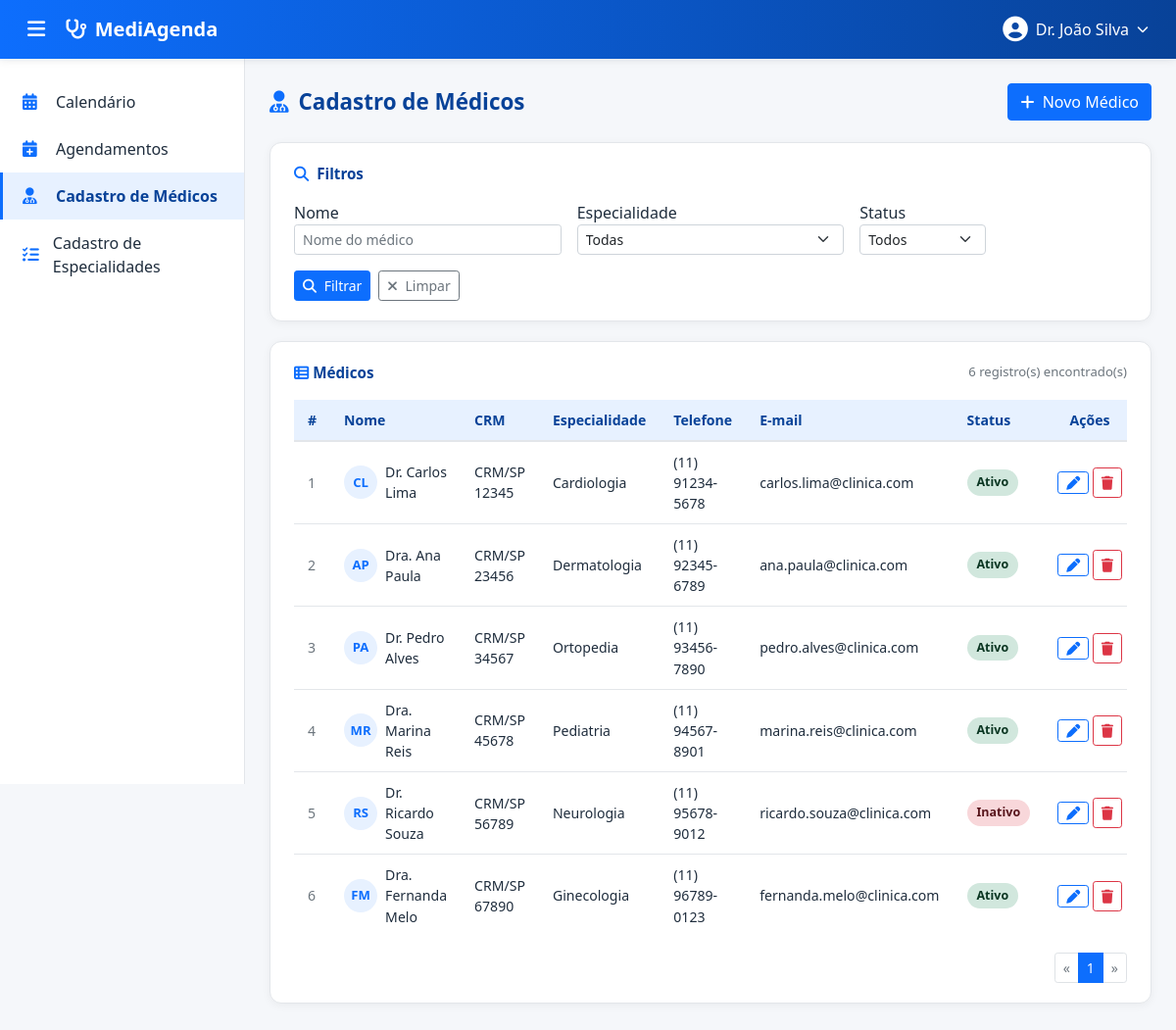
Page /www/cadastro_medicos.php on the committed database.
### tables this page shows
CREATE TABLE IF NOT EXISTS medicos (
    id               INT          UNSIGNED NOT NULL AUTO_INCREMENT,
    nome             VARCHAR(150) NOT NULL,
    crm              VARCHAR(20)  NOT NULL,
    especialidade_id INT          UNSIGNED NOT NULL,
    telefone         VARCHAR(20)           DEFAULT NULL,
    email            VARCHAR(150)          DEFAULT NULL,
    status           ENUM('Ativo','Inativo') NOT NULL DEFAULT 'Ativo',
    created_at       TIMESTAMP    NOT NULL DEFAULT CURRENT_TIMESTAMP,
    updated_at       TIMESTAMP    NOT NULL DEFAULT CURRENT_TIMESTAMP ON UPDATE CURRENT_TIMESTAMP,

    PRIMARY KEY (id),
    UNIQUE KEY uq_medico_crm (crm),
    KEY fk_medico_especialidade_idx (especialidade_id),

    CONSTRAINT fk_medico_especialidade
        FOREIGN KEY (especialidade_id)
        REFERENCES especialidades (id)
        ON UPDATE CASCADE
        ON DELETE RESTRICT
);

CREATE TABLE IF NOT EXISTS especialidades (
    id         INT          UNSIGNED NOT NULL AUTO_INCREMENT,
    nome       VARCHAR(100) NOT NULL,
    created_at TIMESTAMP    NOT NULL DEFAULT CURRENT_TIMESTAMP,
    updated_at TIMESTAMP    NOT NULL DEFAULT CURRENT_TIMESTAMP ON UPDATE CURRENT_TIMESTAMP,

    PRIMARY KEY (id),
    UNIQUE KEY uq_especialidade_nome (nome)
);

### www/cadastro_medicos.php (the view, shortened to what this page needs)
<?php
include("conexao.php");
$operadorNome  = "Dr. João Silva";
$filtroNome          = trim(isset($_GET['nome'])          ? $_GET['nome']          : '');
$sql = "SELECT
m.*,
e.nome AS especialidade
FROM medicos m
LEFT JOIN especialidades e
ON e.id = m.especialidade_id";
$resultado = mysqli_query($conexao_bd, $sql);
while($linha = mysqli_fetch_assoc($resultado)){
    $medicos[] = $linha;
}
?>
<!DOCTYPE html>
<html lang="pt-BR">
<head>
    <link href="https://cdn.jsdelivr.net/npm/bootstrap@5.0.2/dist/css/bootstrap.min.css" rel="stylesheet"
>
    <link rel="stylesheet" href="https://cdnjs.cloudflare.com/ajax/libs/font-awesome/6.5.1/css/all.min.css">
</head>
<body>
    <nav class="navbar-topo d-flex align-items-center justify-content-between px-3">
        <div class="d-flex align-items-center gap-2">
            <button class="btn-sanduiche" id="btnSanduiche" title="Menu">
                <i class="fa-solid fa-bars"></i>
            </button>
            <a class="navbar-brand mb-0 d-flex align-items-center" href="principal.php">
                <i class="fa-solid fa-stethoscope"></i>
                <span>MediAgenda</span>
            </a>
        </div>
        <div class="dropdown">
            <button class="operador-toggle" type="button" id="dropdownOperador" data-bs-toggle="dropdown" aria-expanded="false">
                <i class="fa-solid fa-circle-user"></i>
                <span class="d-none d-md-inline"><?php echo htmlspecialchars($operadorNome) ?></span>
                <i class="fa-solid fa-chevron-down" style="font-size: 0.75rem;"></i>
            </button>
        </div>
    </nav>
    <aside class="sidebar" id="sidebar">
        <ul class="nav flex-column">
            <li class="nav-item">
                <a class="nav-link" href="principal.php"><i class="fa-solid fa-calendar-days"></i> Calendário</a>
            </li>
            <li class="nav-item">
                <a class="nav-link" href="cadastro_agendas.php"><i class="fa-solid fa-calendar-plus"></i> Agendamentos</a>
            </li>
            <li class="nav-item">
                <a class="nav-link ativo" href="cadastro_medicos.php"><i class="fa-solid fa-user-doctor"></i> Cadastro de Médicos</a>
            </li>
            <li class="nav-item">
                <a class="nav-link" href="#"><i class="fa-solid fa-list-check"></i> Cadastro de Especialidades</a>
            </li>
        </ul>
    </aside>
    <main class="conteudo-principal" id="conteudoPrincipal">
        <div class="page-header">
            <h2><i class="fa-solid fa-user-doctor"></i> Cadastro de Médicos</h2>
            <button class="btn btn-primary" data-bs-toggle="modal" data-bs-target="#modalFormMedico">
                <i class="fa-solid fa-plus me-1"></i> Novo Médico
            </button>
        </div>
        <div class="card-pagina">
            <div class="card-titulo"><i class="fa-solid fa-magnifying-glass"></i> Filtros</div>
            <form method="GET" action="cadastro_medicos.php">
                <div class="row g-3">
                    <div class="col-md-4">
                        <label for="filtroNome">Nome</label>
                        <input type="text" class="form-control form-control-sm" id="filtroNome"
                               name="nome" placeholder="Nome do médico"
                               value="<?php echo htmlspecialchars($filtroNome) ?>">
                    </div>
                    <div class="col-md-4">
                        <label for="filtroEspecialidade">Especialidade</label>
                        <select class="form-select form-select-sm" id="filtroEspecialidade" name="especialidade">
                            <option value="">Todas</option>
                        </select>
                    </div>
                    <div class="col-md-2">
                        <label for="filtroStatus">Status</label>
                        <select class="form-select form-select-sm" id="filtroStatus" name="status">
                            <option value="">Todos</option>
                        </select>
                    </div>
                </div>
                <div class="d-flex gap-2 mt-3">
                    <button type="submit" class="btn btn-primary btn-sm">
                        <i class="fa-solid fa-magnifying-glass me-1"></i> Filtrar
                    </button>
                    <a href="cadastro_medicos.php" class="btn btn-outline-secondary btn-sm">
                        <i class="fa-solid fa-xmark me-1"></i> Limpar
                    </a>
                </div>
            </form>
        </div>
        <div class="card-pagina">
            <div class="card-titulo d-flex justify-content-between align-items-center">
                <span><i class="fa-solid fa-table-list"></i> Médicos</span>
                <span id="contadorRegistros" class="text-muted" style="font-size:0.82rem; font-weight:400;">
                    <?php echo count($medicos) ?> registro(s) encontrado(s)
                </span>
            </div>
            <div class="table-responsive">
                <table class="tabela-medicos">
                    <thead>
                        <tr>
                            <th>#</th>
                            <th>Nome</th>
                            <th>CRM</th>
                            <th>Especialidade</th>
                            <th>Telefone</th>
                            <th>E-mail</th>
                            <th>Status</th>
                            <th class="text-center">Ações</th>
                        </tr>
                    </thead>
                    <tbody>
                        <?php if (empty($medicos)): ?>
                            <tr>
                                <td colspan="8" class="text-center text-muted py-4">
                                    <i class="fa-solid fa-user-xmark me-2"></i>Nenhum médico encontrado.
                                </td>
                            </tr>
                        <?php else: ?>
                            <?php foreach ($medicos as $med):
                                $partes   = explode(' ', $med['nome']);
                                $iniciais = '';
                                foreach ($partes as $p) {
                                    $letra = ltrim($p, 'Dr. Dra. ');
                                    if ($letra !== '') {
                                        $iniciais .= mb_strtoupper(mb_substr($letra, 0, 1));
                                        if (mb_strlen($iniciais) === 2) break;
                                    }
                                }
                                if ($med['status'] === 'Ativo') {
                                    $classeBadge = 'badge-ativo';
                                } else {
                                    $classeBadge = 'badge-inativo';
                                }
                            ?>
                            <tr>
                                <td class="text-muted"><?php echo $med['id'] ?></td>
                                <td>
                                    <div class="d-flex align-items-center">
                                        <span class="avatar-medico"><?php echo htmlspecialchars($iniciais) ?></span>
                                        <?php echo htmlspecialchars($med['nome']) ?>
                                    </div>
                                </td>
                                <td><?php echo htmlspecialchars($med['crm']) ?></td>
                                <td><?php echo htmlspecialchars($med['especialidade']) ?></td>
                                <td><?php echo htmlspecialchars($med['telefone']) ?></td>
                                <td><?php echo htmlspecialchars($med['email']) ?></td>
                                <td><span class="badge-status <?php echo $classeBadge ?>"><?php echo htmlspecialchars($med['status']) ?></span></td>
                                <td class="text-center" style="white-space:nowrap;">
                                    <button class="btn btn-sm btn-outline-primary py-0 px-2 btn-editar"
                                            title="Editar"
                                            data-id="<?php echo $med['id'] ?>"
                                            data-nome="<?php echo htmlspecialchars($med['nome']) ?>"
                                            data-crm="<?php echo htmlspecialchars($med['crm']) ?>"
                                            data-especialidade="<?php echo htmlspecialchars($med['especialidade']) ?>"
                                            data-telefone="<?php echo htmlspecialchars($med['telefone']) ?>"
                                            data-email="<?php echo htmlspecialchars($med['email']) ?>"
                                            data-status="<?php echo htmlspecialchars($med['status']) ?>">
                                        <i class="fa-solid fa-pen"></i>
                                    </button>
                                    <a
    href="cadastro_medicos.php?excluir=<?php echo $med['id'] ?>"
    class="btn btn-sm btn-outline-danger"
    onclick="return confirm('Deseja excluir este médico?')"
>
    <i class="fa-solid fa-trash"></i>
</a>
                                </td>
                            </tr>
                            <?php endforeach; ?>
                        <?php endif; ?>
                    </tbody>
                </table>
            </div>
            <div class="d-flex justify-content-end mt-3">
                <nav aria-label="Paginação">
                    <ul class="pagination pagination-sm mb-0">
                        <li class="page-item disabled"><a class="page-link" href="#">&laquo;</a></li>
                        <li class="page-item active"><a class="page-link" href="#">1</a></li>
                        <li class="page-item disabled"><a class="page-link" href="#">&raquo;</a></li>
                    </ul>
                </nav>
            </div>
        </div>
    </main>
</body>
</html>

### www/cadastro_medicos.php (style rules this page uses)
:root { --azul-primario: #0d6efd; --azul-escuro: #084298; --azul-claro: #e7f1ff; --cinza-fundo: #f5f7fa; --cinza-borda: #e3e6ea; --texto-escuro: #1f2d3d; --sidebar-larg: 250px; }
body { background-color: var(--cinza-fundo); font-family: 'Segoe UI', Tahoma, sans-serif; color: var(--texto-escuro); overflow-x: hidden; }
.navbar-topo { background: linear-gradient(90deg, var(--azul-primario) 0%, var(--azul-escuro) 100%); height: 60px; box-shadow: 0 2px 8px rgba(0,0,0,0.08); position: fixed; top: 0; left: 0; right: 0; z-index: 1030; }
.navbar-topo .navbar-brand { color: #fff; font-weight: 600; font-size: 1.25rem; }
.navbar-topo .navbar-brand i { margin-right: 8px; }
.btn-sanduiche { background: transparent; border: none; color: #fff; font-size: 1.3rem; padding: 6px 12px; border-radius: 6px; transition: background 0.2s; }
.operador-toggle { background: transparent; border: none; color: #fff; display: flex; align-items: center; gap: 8px; padding: 6px 12px; border-radius: 30px; transition: background 0.2s; }
.operador-toggle i.fa-circle-user { font-size: 1.6rem; }
.sidebar { position: fixed; top: 60px; left: 0; width: var(--sidebar-larg); height: calc(100vh - 60px); background: #fff; border-right: 1px solid var(--cinza-borda); padding: 20px 0; transition: transform 0.3s ease; z-index: 1020; overflow-y: auto; }
.sidebar .nav-link { color: var(--texto-escuro); padding: 12px 20px; border-left: 3px solid transparent; transition: all 0.2s; display: flex; align-items: center; gap: 12px; }
.sidebar .nav-link i { width: 22px; color: var(--azul-primario); font-size: 1.05rem; }
.sidebar .nav-link.ativo { background: var(--azul-claro); border-left-color: var(--azul-primario); color: var(--azul-escuro); font-weight: 600; }
.conteudo-principal { margin-top: 60px; margin-left: var(--sidebar-larg); padding: 25px; transition: margin-left 0.3s ease; min-height: calc(100vh - 60px); }
.page-header { display: flex; align-items: center; justify-content: space-between; flex-wrap: wrap; gap: 12px; margin-bottom: 22px; }
.page-header h2 { font-size: 1.4rem; font-weight: 700; color: var(--azul-escuro); margin: 0; display: flex; align-items: center; gap: 10px; }
.page-header h2 i { color: var(--azul-primario); }
.card-pagina { background: #fff; border-radius: 12px; box-shadow: 0 2px 10px rgba(0,0,0,0.05); border: 1px solid var(--cinza-borda); padding: 20px 24px; margin-bottom: 20px; }
.card-pagina .card-titulo { font-weight: 600; font-size: 0.95rem; color: var(--azul-escuro); margin-bottom: 16px; display: flex; align-items: center; gap: 8px; }
.card-pagina .card-titulo i { color: var(--azul-primario); }
.tabela-medicos { width: 100%; border-collapse: separate; border-spacing: 0; font-size: 0.88rem; }
.tabela-medicos thead th { background: var(--azul-claro); color: var(--azul-escuro); font-weight: 600; padding: 10px 14px; border-bottom: 2px solid var(--cinza-borda); white-space: nowrap; }
.tabela-medicos tbody tr { transition: background 0.15s; }
.tabela-medicos tbody td { padding: 10px 14px; border-bottom: 1px solid var(--cinza-borda); vertical-align: middle; }
.tabela-medicos tbody tr:last-child td { border-bottom: none; }
.badge-status { display: inline-block; padding: 4px 10px; border-radius: 20px; font-size: 0.78rem; font-weight: 600; }
.badge-ativo { background: #d1e7dd; color: #0a3622; }
.badge-inativo { background: #f8d7da; color: #58151c; }
.avatar-medico { width: 34px; height: 34px; border-radius: 50%; background: var(--azul-claro); color: var(--azul-primario); display: inline-flex; align-items: center; justify-content: center; font-weight: 700; font-size: 0.82rem; margin-right: 8px; flex-shrink: 0; }

### rows in the picture
medicos: id "1", iniciais "CL", nome "Dr. Carlos Lima", crm "CRM/SP 12345", especialidade.nome "Cardiologia", telefone "(11) 91234-5678", email "carlos.lima@clinica.com", status "Ativo"
medicos: id "2", iniciais "AP", nome "Dra. Ana Paula", crm "CRM/SP 23456", especialidade.nome "Dermatologia", telefone "(11) 92345-6789", email "ana.paula@clinica.com", status "Ativo"
medicos: id "3", iniciais "PA", nome "Dr. Pedro Alves", crm "CRM/SP 34567", especialidade.nome "Ortopedia", telefone "(11) 93456-7890", email "pedro.alves@clinica.com", status "Ativo"
medicos: id "4", iniciais "MR", nome "Dra. Marina Reis", crm "CRM/SP 45678", especialidade.nome "Pediatria", telefone "(11) 94567-8901", email "marina.reis@clinica.com", status "Ativo"
medicos: id "5", iniciais "RS", nome "Dr. Ricardo Souza", crm "CRM/SP 56789", especialidade.nome "Neurologia", telefone "(11) 95678-9012", email "ricardo.souza@clinica.com", status "Inativo"
medicos: id "6", iniciais "FM", nome "Dra. Fernanda Melo", crm "CRM/SP 67890", especialidade.nome "Ginecologia", telefone "(11) 96789-0123", email "fernanda.melo@clinica.com", status "Ativo"

### other values in the picture
$operadorNome "Dr. João Silva"
count($medicos) "6"
